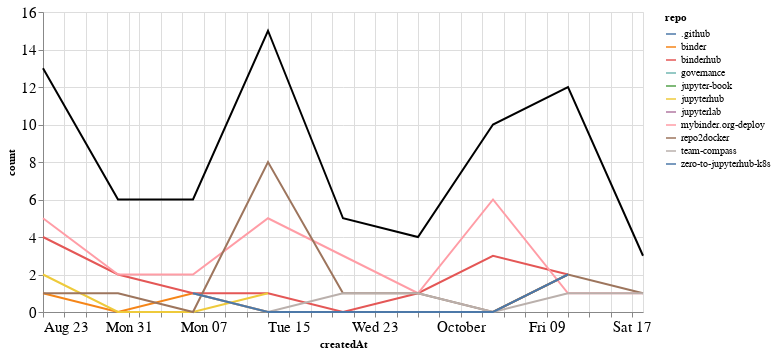

The cell this chart's notebook holds for it:
### Markdown cell above
## Comments

### Code cell
comments_time = comments.groupby('repo').resample('W', on='createdAt').count()['author'].reset_index()
comments_time = comments_time.rename(columns={'author': 'count'})
comments_time_total = comments_time.groupby('createdAt').agg({"count": "sum"}).reset_index()
ch1 = alt.Chart(comments_time, width=600).mark_line().encode(
    x='createdAt',
    y='count',
    color='repo',
    tooltip="repo"
)

ch2 = alt.Chart(comments_time_total, width=600).mark_line(color="black").encode(
    x='createdAt',
    y='count',
)

ch1 + ch2

### Figure 1 — Vega-Lite specification as saved in the notebook (floating-point values rounded to 4 significant figures)
{"config": {"axisLeft": {"labelFontSize": 15}, "axisBottom": {"labelFontSize": 15}}, "layer": [{"data": {"name": "data-e70220c5fa1f8d2f74e59af975503c58"}, "mark": "line", "encoding": {"color": {"type": "nominal", "field": "repo"}, "tooltip": {"type": "nominal", "field": "repo"}, "x": {"type": "temporal", "field": "createdAt"}, "y": {"type": "quantitative", "field": "count"}}, "width": 600}, {"data": {"name": "data-7eb324fe1886220cb956f755fa8c4c02"}, "mark": {"type": "line", "color": "black"}, "encoding": {"x": {"type": "temporal", "field": "createdAt"}, "y": {"type": "quantitative", "field": "count"}}, "width": 600}], "$schema": "https://vega.github.io/schema/vega-lite/v4.8.1.json", "datasets": {"data-e70220c5fa1f8d2f74e59af975503c58": [{"repo": ".github", "createdAt": "2020-10-04T00:00:00", "count": 1}, {"repo": "binder", "createdAt": "2020-08-23T00:00:00", "count": 1}, {"repo": "binder", "createdAt": "2020-08-30T00:00:00", "count": 0}, {"repo": "binder", "createdAt": "2020-09-06T00:00:00", "count": 1}, {"repo": "binder", "createdAt": "2020-09-13T00:00:00", "count": 0}, {"repo": "binder", "createdAt": "2020-09-20T00:00:00", "count": 0}, {"repo": "binder", "createdAt": "2020-09-27T00:00:00", "count": 0}, {"repo": "binder", "createdAt": "2020-10-04T00:00:00", "count": 0}, {"repo": "binder", "createdAt": "2020-10-11T00:00:00", "count": 2}, {"repo": "binderhub", "createdAt": "2020-08-23T00:00:00", "count": 4}, {"repo": "binderhub", "createdAt": "2020-08-30T00:00:00", "count": 2}, {"repo": "binderhub", "createdAt": "2020-09-06T00:00:00", "count": 1}, {"repo": "binderhub", "createdAt": "2020-09-13T00:00:00", "count": 1}, {"repo": "binderhub", "createdAt": "2020-09-20T00:00:00", "count": 0}, {"repo": "binderhub", "createdAt": "2020-09-27T00:00:00", "count": 1}, {"repo": "binderhub", "createdAt": "2020-10-04T00:00:00", "count": 3}, {"repo": "binderhub", "createdAt": "2020-10-11T00:00:00", "count": 2}, {"repo": "governance", "createdAt": "2020-10-11T00:00:00", "count": 1}, {"repo": "jupyter-book", "createdAt": "2020-08-30T00:00:00", "count": 1}, {"repo": "jupyterhub", "createdAt": "2020-08-23T00:00:00", "count": 2}, {"repo": "jupyterhub", "createdAt": "2020-08-30T00:00:00", "count": 0}, {"repo": "jupyterhub", "createdAt": "2020-09-06T00:00:00", "count": 0}, {"repo": "jupyterhub", "createdAt": "2020-09-13T00:00:00", "count": 1}, {"repo": "jupyterlab", "createdAt": "2020-10-11T00:00:00", "count": 1}, {"repo": "mybinder.org-deploy", "createdAt": "2020-08-23T00:00:00", "count": 5}, {"repo": "mybinder.org-deploy", "createdAt": "2020-08-30T00:00:00", "count": 2}, {"repo": "mybinder.org-deploy", "createdAt": "2020-09-06T00:00:00", "count": 2}, {"repo": "mybinder.org-deploy", "createdAt": "2020-09-13T00:00:00", "count": 5}, {"repo": "mybinder.org-deploy", "createdAt": "2020-09-20T00:00:00", "count": 3}, {"repo": "mybinder.org-deploy", "createdAt": "2020-09-27T00:00:00", "count": 1}, {"repo": "mybinder.org-deploy", "createdAt": "2020-10-04T00:00:00", "count": 6}, {"repo": "mybinder.org-deploy", "createdAt": "2020-10-11T00:00:00", "count": 1}, {"repo": "mybinder.org-deploy", "createdAt": "2020-10-18T00:00:00", "count": 1}, {"repo": "repo2docker", "createdAt": "2020-08-23T00:00:00", "count": 1}, {"repo": "repo2docker", "createdAt": "2020-08-30T00:00:00", "count": 1}, {"repo": "repo2docker", "createdAt": "2020-09-06T00:00:00", "count": 0}, {"repo": "repo2docker", "createdAt": "2020-09-13T00:00:00", "count": 8}, {"repo": "repo2docker", "createdAt": "2020-09-20T00:00:00", "count": 1}, {"repo": "repo2docker", "createdAt": "2020-09-27T00:00:00", "count": 1}, {"repo": "repo2docker", "createdAt": "2020-10-04T00:00:00", "count": 0}, {"repo": "repo2docker", "createdAt": "2020-10-11T00:00:00", "count": 2}, {"repo": "repo2docker", "createdAt": "2020-10-18T00:00:00", "count": 1}, {"repo": "team-compass", "createdAt": "2020-09-06T00:00:00", "count": 1}, {"repo": "team-compass", "createdAt": "2020-09-13T00:00:00", "count": 0}, {"repo": "team-compass", "createdAt": "2020-09-20T00:00:00", "count": 1}, {"repo": "team-compass", "createdAt": "2020-09-27T00:00:00", "count": 1}, {"repo": "team-compass", "createdAt": "2020-10-04T00:00:00", "count": 0}, {"repo": "team-compass", "createdAt": "2020-10-11T00:00:00", "count": 1}, {"repo": "team-compass", "createdAt": "2020-10-18T00:00:00", "count": 1}, {"repo": "zero-to-jupyterhub-k8s", "createdAt": "2020-09-06T00:00:00", "count": 1}, {"repo": "zero-to-jupyterhub-k8s", "createdAt": "2020-09-13T00:00:00", "count": 0}, {"repo": "zero-to-jupyterhub-k8s", "createdAt": "2020-09-20T00:00:00", "count": 0}, {"repo": "zero-to-jupyterhub-k8s", "createdAt": "2020-09-27T00:00:00", "count": 0}, {"repo": "zero-to-jupyterhub-k8s", "createdAt": "2020-10-04T00:00:00", "count": 0}, {"repo": "zero-to-jupyterhub-k8s", "createdAt": "2020-10-11T00:00:00", "count": 2}], "data-7eb324fe1886220cb956f755fa8c4c02": [{"createdAt": "2020-08-23T00:00:00", "count": 13}, {"createdAt": "2020-08-30T00:00:00", "count": 6}, {"createdAt": "2020-09-06T00:00:00", "count": 6}, {"createdAt": "2020-09-13T00:00:00", "count": 15}, {"createdAt": "2020-09-20T00:00:00", "count": 5}, {"createdAt": "2020-09-27T00:00:00", "count": 4}, {"createdAt": "2020-10-04T00:00:00", "count": 10}, {"createdAt": "2020-10-11T00:00:00", "count": 12}, {"createdAt": "2020-10-18T00:00:00", "count": 3}]}}
